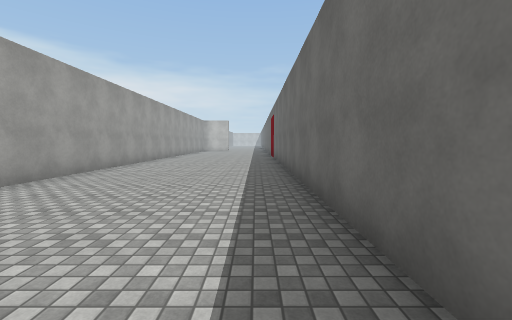
[1] (above)

13 first-person views from a walk through a scene from a Unity 3-D project. The camera is 1.5 m above the floor, tilts 4° down and sees 90° across. Doors are open. The floor is counted in squares, 2 m on a side. Each view is taken from the middle of a square. On the plan, view 1 faces up. The plan holds only what a view shows up to about 9 squares ahead; the rest is blank. The place goes on beyond the plan. The player is left out. Surface patterns are stand-ins for the level's own textures.

[2]
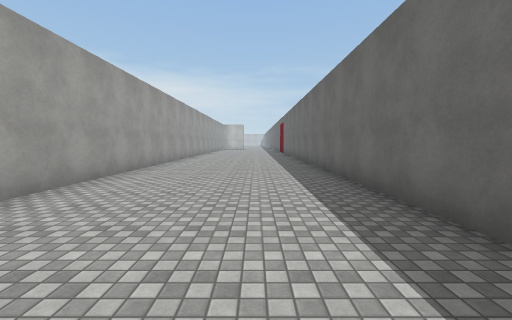

[3]
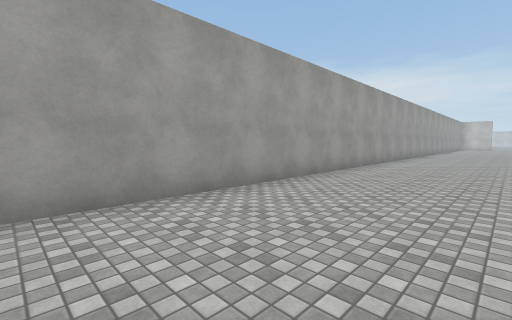

[4]
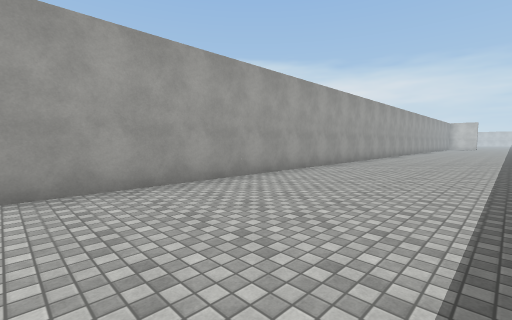

[5]
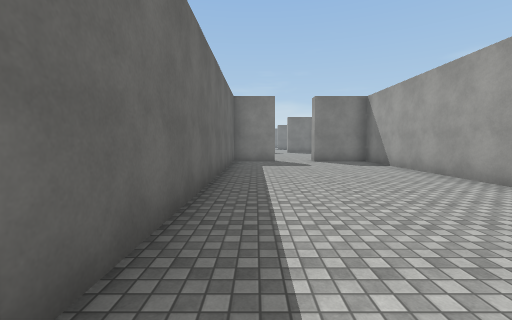

[6]
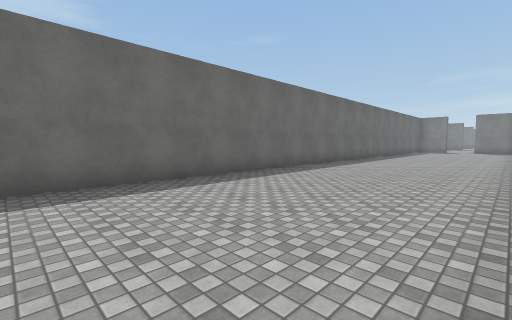

[7]
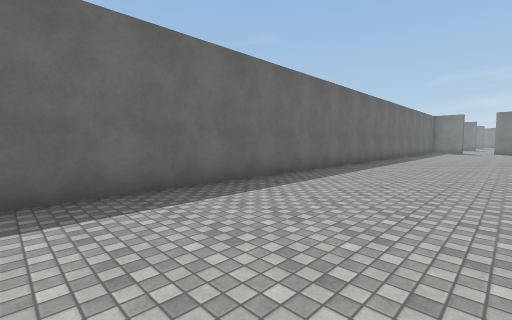

[8]
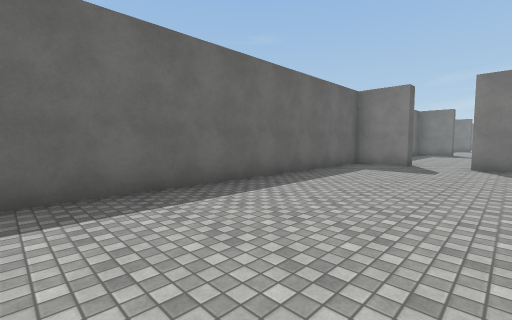

[9]
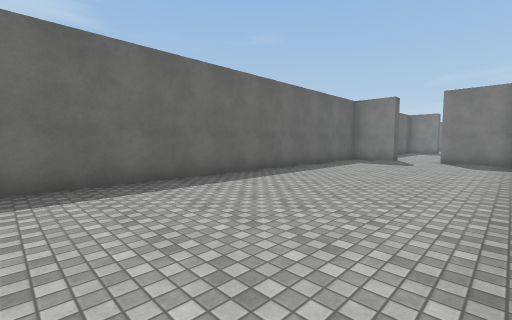

[10]
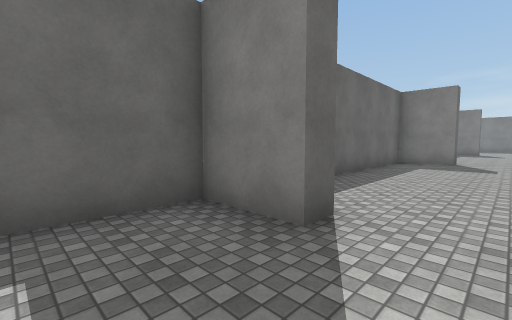

[11]
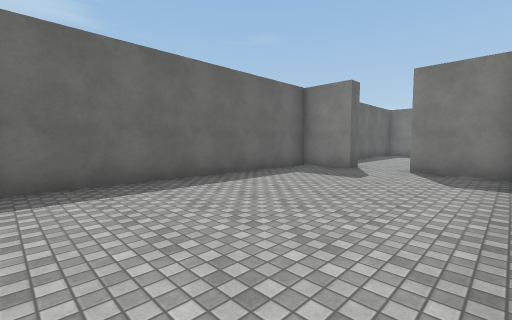

[12]
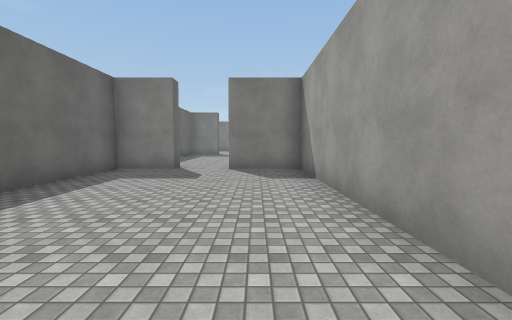

[13]
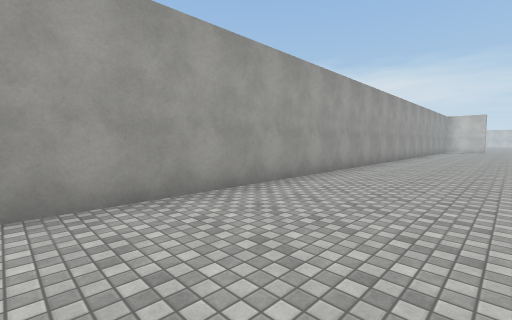

### Floor plan
Points are (right, up) in squares from view 1. A wall is a line through its corners. A room is listed if a view was taken in it or the views show most of it. See-through windows are left out.
Room 1 (views 1, 2, 3, 4, 5, 6, 7, 8, 9, 10, 13)
walls: (-4.2, 9.1) (-4.2, -12); (-0.7, -12.9) (0.9, -12.9) (0.9, 9.1); (-4.1, -12.9) (-2.2, -12.9)
ways out: open door at (-1.5, -13) to room 2
Room 2 (views 11, 12)
walls: (-4.2, -15.1) (-4.2, -21.1) (-2.2, -21.1); (-0.7, -21.1) (0.9, -21.1) (0.9, -13.9)
ways out: open door at (-1.5, -13) to room 1; open door at (-1.5, -21)

Positions as (right, up) in squares from view 1, and headings:
1: (0, 0), facing up
2: (-1, -5), facing up
3: (-1, -8), facing up-left
4: (0, -9), facing up-left
5: (0, -3), facing down
6: (-4, 9), facing down-right
7: (-3, 8), facing down-right
8: (-3, -4), facing down-right
9: (-4, -2), facing down-right
10: (-2, -11), facing down-right
11: (-4, -14), facing down-right
12: (-3, -14), facing down
13: (-1, -1), facing up-left
